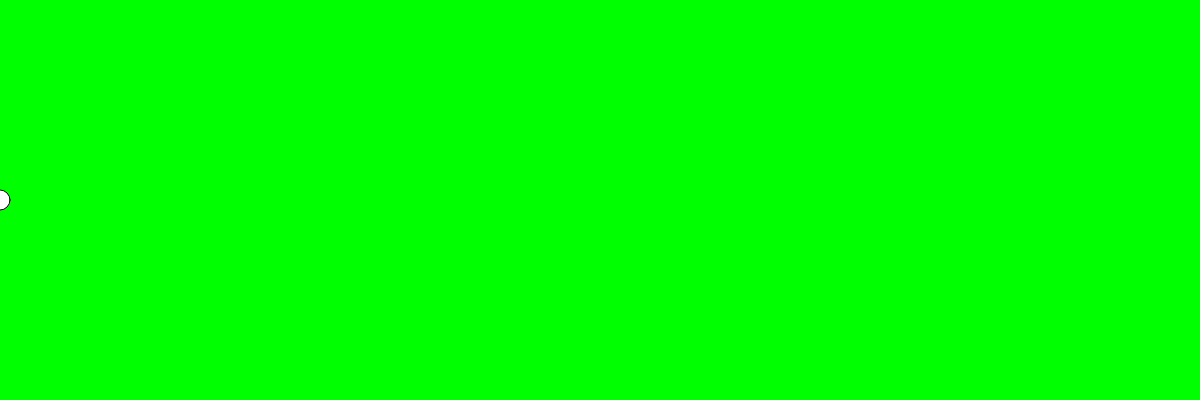
Frame 1 (no input)
Frame 60 (no input): identical to frame 1, image omitted
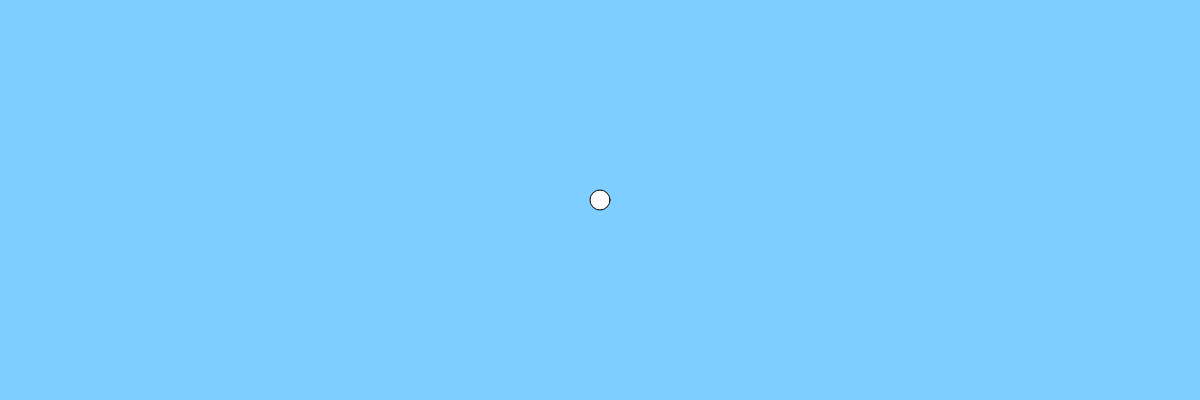
Frame 120 (the mouse pressed at the canvas centre since frame 60)

The p5.js sketch that drew these frames (run headless with seeded random() and noise() and a simulated clock; from frame 60 on, the mouse is pressed at the canvas centre):

// p5.js sketch
// ── sketch.js

var r = 0;
var g = 50;
var b=255;

// INITIALIZE ALL YOUR VARIABLES
// Ideally you would create 3 variables. red blue green or r, g, b


function setup(){

  createCanvas(1200,400);
}


function draw(){

  r=map(mouseX,0,1200,0,255),
  g=map(mouseX,50,900,500,45),
  b=map(mouseX,222,333,10,90),

  background(r,g,b),

  fill("white"),
  ellipse(mouseX,200,20,20)
  // change the value of Red based on the mouse movement about the X axis
  // change the value of Green based on the mouse movement about the X axis
  // change the value of Blue based on the mouse movement about the X axis

  // Use the map() function to do so. 

  // Pass the values to the background() function you have learnt previously.

  // Create an ellipse that will move around with you mouse about the X axis.
  // Remember to fill the canvas with white paint before creating the ellipse.
}
